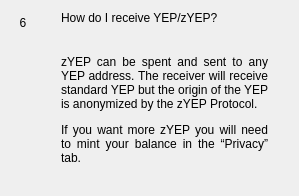
                  <widget class="QWidget" name="widgetFaq6" native="true">
                   <layout class="QHBoxLayout" name="horizontalpage_6" stretch="0,1">
                    <item alignment="Qt::AlignTop">
                     <widget class="QLabel" name="labelNumber6">
                      <property name="minimumSize">
                       <size>
                        <width>24</width>
                        <height>24</height>
                       </size>
                      </property>
                      <property name="maximumSize">
                       <size>
                        <width>16777215</width>
                        <height>24</height>
                       </size>
                      </property>
                      <property name="text">
                       <string>6</string>
                      </property>
                      <property name="alignment">
                       <set>Qt::AlignCenter</set>
                      </property>
                     </widget>
                    </item>
                    <item>
                     <layout class="QVBoxLayout" name="verticalLayoutpage_6">
                      <property name="spacing">
                       <number>0</number>
                      </property>
                      <property name="leftMargin">
                       <number>20</number>
                      </property>
                      <property name="rightMargin">
                       <number>20</number>
                      </property>
                      <item>
                       <widget class="QLabel" name="labelSubtitle6">
                        <property name="text">
                         <string>How do I receive YEP/zYEP?</string>
                        </property>
                        <property name="wordWrap">
                         <bool>true</bool>
                        </property>
                       </widget>
                      </item>
                      <item>
                       <spacer name="verticalSpacer_60">
                        <property name="orientation">
                         <enum>Qt::Vertical</enum>
                        </property>
                        <property name="sizeType">
                         <enum>QSizePolicy::Fixed</enum>
                        </property>
                        <property name="sizeHint" stdset="0">
                         <size>
                          <width>20</width>
                          <height>30</height>
                         </size>
                        </property>
                       </spacer>
                      </item>
                      <item>
                       <widget class="QLabel" name="labelContent6">
                        <property name="text">
                         <string>
                           &lt;html&gt;&lt;head/&gt;&lt;body&gt;&lt;p align=&quot;justify&quot;&gt;
                           zYEP can be spent and sent to any YEP address. The receiver will
                           receive standard YEP but the origin of the YEP is anonymized by the zYEP Protocol.
                           &lt;/p&gt;&lt;p align=&quot;justify&quot;&gt;
                           If you want more zYEP you will need to mint your balance in the “Privacy” tab.
                           &lt;/p&gt;&lt;/body&gt;&lt;/html&gt;
                         </string>
                        </property>
                        <property name="alignment">
                         <set>Qt::AlignLeading|Qt::AlignLeft|Qt::AlignTop</set>
                        </property>
                        <property name="wordWrap">
                         <bool>true</bool>
                        </property>
                       </widget>
                      </item>
                      <item>
                       <spacer name="verticalSpacer_61">
                        <property name="orientation">
                         <enum>Qt::Vertical</enum>
                        </property>
                        <property name="sizeHint" stdset="0">
                         <size>
                          <width>20</width>
                          <height>20</height>
                         </size>
                        </property>
                       </spacer>
                      </item>
                     </layout>
                    </item>
                   </layout>
                  </widget>
